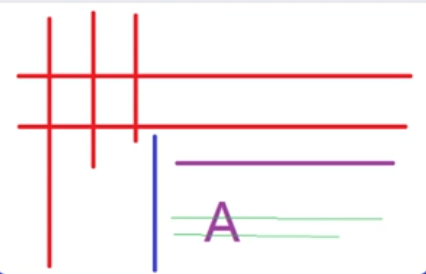
#> input picture Opencv301/03_OPENCVDE_GORUNTU_ISLEME/14_PROBABILITY_HOFFMAN_LINE_DETECTION/morph01.png, 426 x 274 px
$ python prob_hoffman.py
#> lines starting #> are read from the running program, lines starting #| are printed output that depends on the picture; after the words box and inside, x2 and y2 are one past the last pixel; in counts of white or black regions, pixels touching at a corner belong together
import cv2 as cv
import numpy as np

def canny_demo(image):
    t = 100
    canny_output = cv.Canny(image, t, t*2)
    cv.imshow("canny_output", canny_output)
    return canny_output

src = cv.imread("morph01.png")
#> src is the input picture: shape (274, 426, 3); mean B, G, R 241.8, 240, 249.9
cv.namedWindow("input", cv.WINDOW_AUTOSIZE)
cv.imshow("input", src)
cv.waitKey(0)

binary = canny_demo(src)
#> in canny_demo, `canny_output = cv.Canny(image, t, t*2)`:
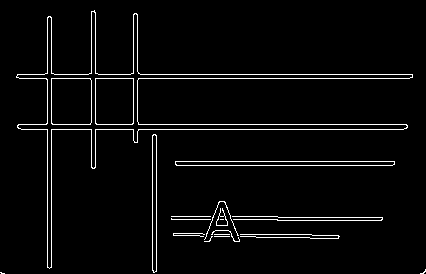
#> canny_output: shape (274, 426); 3.6% white in thin lines or dots
cv.imshow("binary", binary)
cv.waitKey(0)

linesP = cv.HoughLinesP(binary,1,np.pi/180,55,None, 50 , 10)
#> linesP = 21 rows, first 6: [19, 78, 409, 78], [17, 74, 412, 74], [21, 129, 403, 129], [18, 124, 406, 124], [47, 267, 47, 17], [51, 267, 51, 17]
cv.HoughLinesP
if linesP is not None:
    for i in range(0,len(linesP)):
        l = linesP[i][0]
        cv.line(src,(l[0],l[1]),(l[2],l[3]),(255,0,0),1,cv.LINE_AA)
#> this loop made 21 passes
#> l on passes 1 to 12: [19, 78, 409, 78], [17, 74, 412, 74], [21, 129, 403, 129], [18, 124, 406, 124], [47, 267, 47, 17], [51, 267, 51, 17], [175, 161, 394, 161], [176, 165, 392, 165], [95, 167, 95, 12], [91, 167, 91, 11], [156, 271, 156, 135], [152, 270, 152, 135]
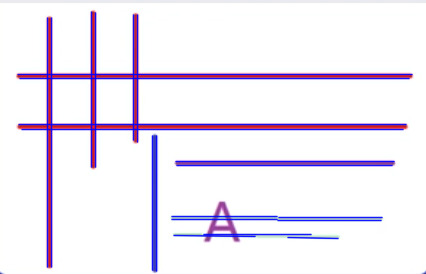
#> src: shape (274, 426, 3); 10.08% of pixels changed, all inside (x1, y1, x2, y2) = (17, 11, 414, 273)

cv.imshow("hough line demo", src)
cv.waitKey(0)
